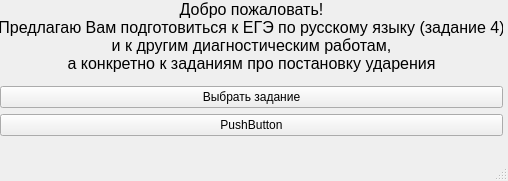
<?xml version="1.0" encoding="UTF-8"?>
<ui version="4.0">
 <class>MainWindow</class>
 <widget class="QMainWindow" name="MainWindow">
  <property name="geometry">
   <rect>
    <x>0</x>
    <y>0</y>
    <width>508</width>
    <height>181</height>
   </rect>
  </property>
  <property name="windowTitle">
   <string>MainWindow</string>
  </property>
  <widget class="QWidget" name="centralwidget">
   <widget class="QWidget" name="verticalLayoutWidget">
    <property name="geometry">
     <rect>
      <x>0</x>
      <y>0</y>
      <width>503</width>
      <height>136</height>
     </rect>
    </property>
    <layout class="QVBoxLayout" name="verticalLayout">
     <item>
      <widget class="QLabel" name="label_greetings">
       <property name="font">
        <font>
         <pointsize>12</pointsize>
        </font>
       </property>
       <property name="text">
        <string>Добро пожаловать!
Предлагаю Вам подготовиться к ЕГЭ по русскому языку (задание 4)
и к другим диагностическим работам, 
а конкретно к заданиям про постановку ударения</string>
       </property>
       <property name="alignment">
        <set>Qt::AlignHCenter|Qt::AlignTop</set>
       </property>
      </widget>
     </item>
     <item>
      <widget class="QPushButton" name="button_choose_task">
       <property name="text">
        <string>Выбрать задание</string>
       </property>
      </widget>
     </item>
     <item>
      <widget class="QPushButton" name="button_chose_count">
       <property name="text">
        <string>PushButton</string>
       </property>
      </widget>
     </item>
    </layout>
   </widget>
  </widget>
  <widget class="QMenuBar" name="menubar">
   <property name="geometry">
    <rect>
     <x>0</x>
     <y>0</y>
     <width>508</width>
     <height>21</height>
    </rect>
   </property>
  </widget>
  <widget class="QStatusBar" name="statusbar"/>
 </widget>
 <resources/>
 <connections/>
</ui>
